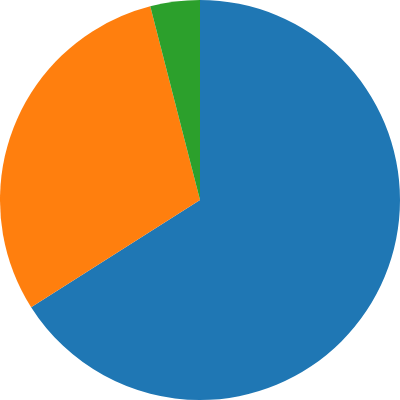

Write a Vega-Lite specification for this figure.
### Vega specification from a JSON file in a GitHub repository (floating-point values rounded to 4 significant figures)
{"$schema": "https://vega.github.io/schema/vega/v3.0.json", "width": 200, "height": 200, "autosize": "none", "data": [{"name": "table", "values": [{"id": 1, "percents": 66}, {"id": 2, "percents": 30}, {"id": 3, "percents": 4}], "transform": [{"type": "pie", "field": "percents"}]}], "scales": [{"name": "color", "type": "ordinal", "range": {"scheme": "category10"}}], "marks": [{"type": "arc", "from": {"data": "table"}, "encode": {"enter": {"fill": {"scale": "color", "field": "id"}, "x": {"signal": "width / 2"}, "y": {"signal": "height / 2"}}, "update": {"startAngle": {"field": "startAngle"}, "endAngle": {"field": "endAngle"}, "padAngle": 0, "innerRadius": 0, "outerRadius": {"signal": "width / 2"}, "cornerRadius": 0}}}]}
